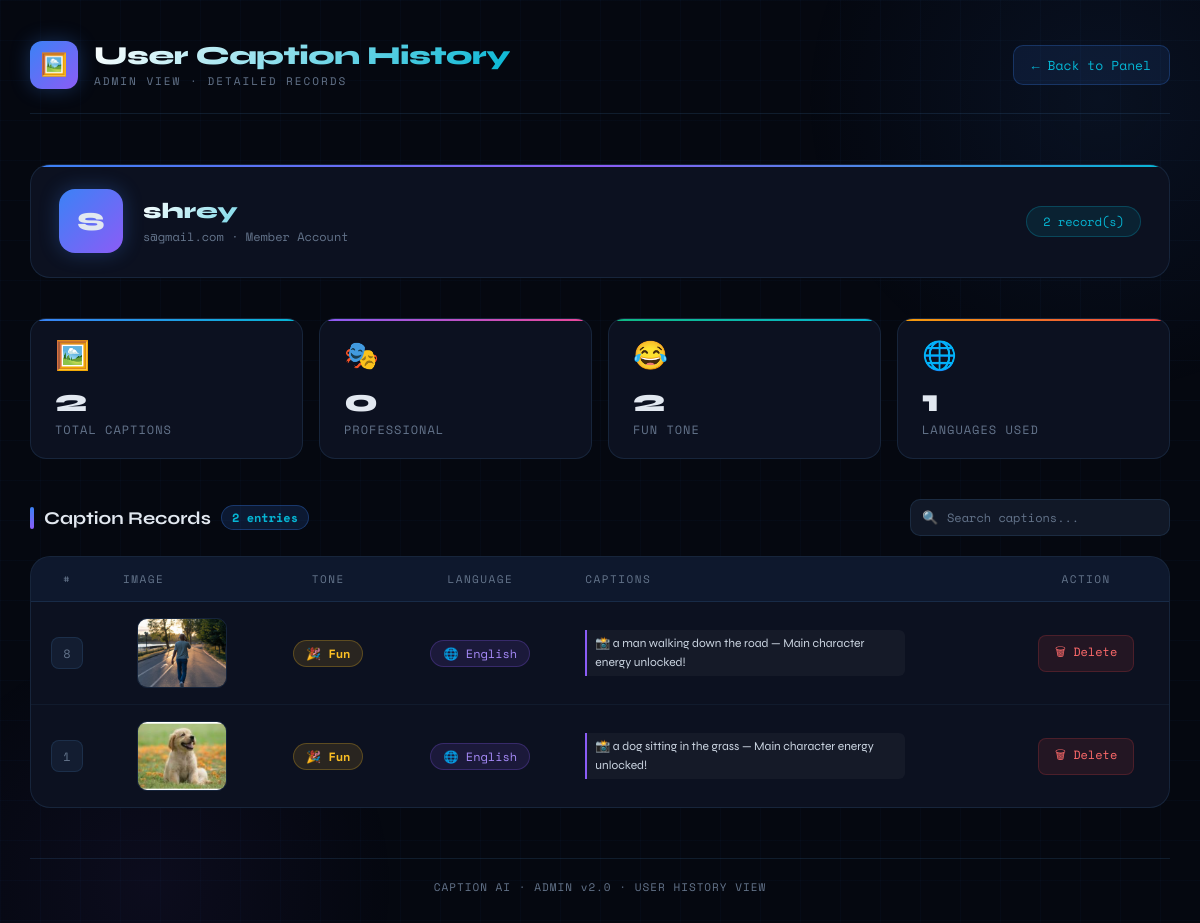
The page /admin/user-history/1 (signed in) on the database its author committed.
### app.py (models this page shows)
class User(db.Model):
    __tablename__ = "users"
    id = db.Column(db.Integer, primary_key=True)
    username = db.Column(db.String(100), unique=True, nullable=False)
    email = db.Column(db.String(120), unique=True, nullable=False)
    password = db.Column(db.String(200), nullable=False)

class ImageCaption(db.Model):
    __tablename__ = "image_caption"
    id = db.Column(db.Integer, primary_key=True)
    user_id = db.Column(db.Integer, db.ForeignKey('users.id'), nullable=True)  # ADD THIS
    image_path = db.Column(db.String(200), nullable=False)
    tone = db.Column(db.String(50), nullable=False)
    language = db.Column(db.String(50), nullable=False)
    captions = db.Column(db.Text, nullable=False)

### app.py (the view)
@app.route('/admin/user-history/<int:user_id>')
def view_user_history(user_id):
    if 'user' not in session:
        return redirect(url_for('login'))
    allowed_admins = ["shrey", "jainam"]
    if session['user'].lower() not in allowed_admins:
        return "Access Denied"
    target_user = User.query.get_or_404(user_id)
    captions = ImageCaption.query.filter_by(user_id=user_id).order_by(ImageCaption.id.desc()).all()
    return render_template("user_history.html", target_user=target_user, captions=captions)

### templates/user_history.html (shortened to what this page needs)
<!DOCTYPE html>
<html lang="en">
<head>
</head>
<body>
<div class="wrapper">
    <div class="header">
        <div class="header-left">
            <div class="logo-icon">🖼️</div>
            <div>
                <div class="header-title">User Caption History</div>
                <div class="header-subtitle">Admin View · Detailed Records</div>
            </div>
        </div>
        <a class="back-btn" href="{{ url_for('admin') }}">← Back to Panel</a>
    </div>
    <div class="profile-card">
        <div class="profile-avatar">{{ target_user.username[0].upper() }}</div>
        <div>
            <div class="profile-name">{{ target_user.username }}</div>
            <div class="profile-meta">{{ target_user.email }} · Member Account</div>
        </div>
        <div class="profile-badge">{{ captions|length }} record(s)</div>
    </div>
    <div class="stats-row">
        <div class="stat-card">
            <div class="stat-icon">🖼️</div>
            <div class="stat-value">{{ captions|length }}</div>
            <div class="stat-label">Total Captions</div>
        </div>
        <div class="stat-card">
            <div class="stat-icon">🎭</div>
            <div class="stat-value">
                {{ captions | selectattr('tone', 'equalto', 'Professional') | list | length }}
            </div>
            <div class="stat-label">Professional</div>
        </div>
        <div class="stat-card">
            <div class="stat-icon">😂</div>
            <div class="stat-value">
                {{ captions | selectattr('tone', 'equalto', 'Fun') | list | length }}
            </div>
            <div class="stat-label">Fun Tone</div>
        </div>
        <div class="stat-card">
            <div class="stat-icon">🌐</div>
            <div class="stat-value">
                {{ captions | map(attribute='language') | unique | list | length }}
            </div>
            <div class="stat-label">Languages Used</div>
        </div>
    </div>
    <div class="section-header">
        <div class="section-title">
            <div class="section-title-bar"></div>
            Caption Records
            <span class="section-badge">{{ captions|length }} entries</span>
        </div>
        <div class="search-wrap">
            <span class="search-icon">🔍</span>
            <input type="text" id="searchInput" placeholder="Search captions..." oninput="filterTable()">
        </div>
    </div>
    <div class="table-wrap">
        <table id="captionTable">
            <thead>
                <tr>
                    <th>#</th>
                    <th>Image</th>
                    <th class="center">Tone</th>
                    <th class="center">Language</th>
                    <th>Captions</th>
                    <th>Action</th>
                </tr>
            </thead>
            <tbody>
                {% for item in captions %}
                <tr>
                    <td><span class="id-badge">{{ item.id }}</span></td>
                    <td>
                        <div class="img-wrap">
                            <img src="{{ url_for('static', filename=item.image_path) }}" alt="Upload">
                        </div>
                    </td>
                    <td class="center">
                        {% if item.tone == 'Professional' %}
                            <span class="tone-badge tone-professional">💼 Professional</span>
                        {% elif item.tone == 'Fun' %}
                            <span class="tone-badge tone-fun">🎉 Fun</span>
                        {% else %}
                            <span class="tone-badge tone-default">{{ item.tone }}</span>
                        {% endif %}
                    </td>
                    <td class="center">
                        <span class="lang-badge">
                            {% if item.language == 'Hindi' %}🇮🇳
                            {% elif item.language == 'Gujarati' %}🏳️
                            {% else %}🌐
                            {% endif %}
                            {{ item.language }}
                        </span>
                    </td>
                    <td>
                        <div class="caption-text">
                            {% for cap in item.captions.split(' | ') %}
                                <span>{{ cap }}</span><br>
                            {% endfor %}
                        </div>
                    </td>
                    <td class="center">
                        <a class="btn-delete"
                           href="{{ url_for('delete_history', id=item.id) }}"
                           onclick="return confirm('Delete this caption entry?')">
                            🗑 Delete
                        </a>
                    </td>
                </tr>
                {% endfor %}
            </tbody>
        </table>
    </div>
    <div class="footer">
        CAPTION AI · ADMIN v2.0 · USER HISTORY VIEW
    </div>
</div>
</body>
</html>

### rows shown on the page
User: username "S", username "shrey", email "s@gmail.com"
ImageCaption: id "8", image_path (picture), tone "🎉 Fun", language "English", captions "📸 a man walking down the road — Main character energy unlocked!"
ImageCaption: id "1", image_path (picture), tone "🎉 Fun", language "English", captions "📸 a dog sitting in the grass — Main character energy unlocked!"

### other values the page prints
{{ captions|length }} "2"
{{ captions | selectattr('tone', 'equalto', 'Fun') | list | length }} "2"
{{ captions | map(attribute='language') | unique | list | length }} "1"
